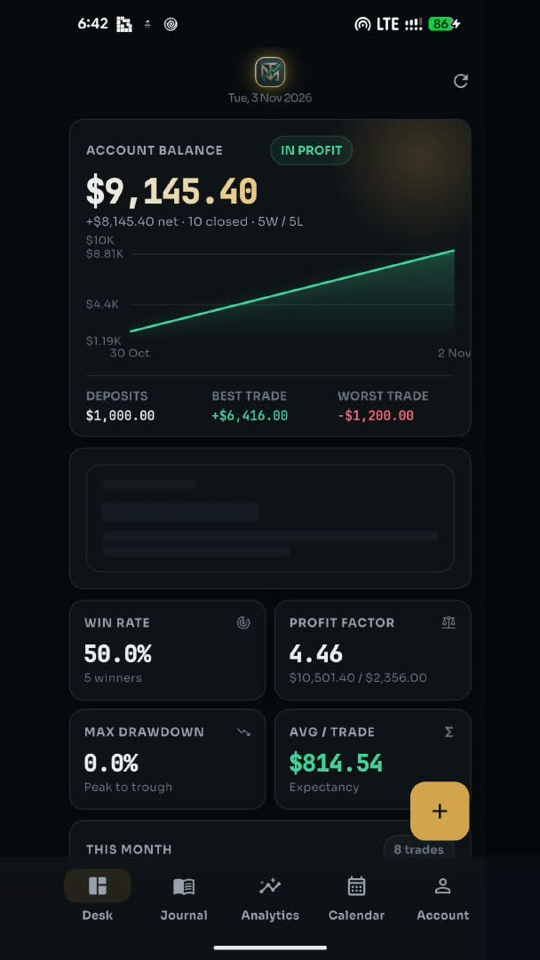
#> input picture store/screenshots/01-desk.jpg, 1080 x 1920 px, given in place of Gemini_Generated_Image_yk46yhyk46yhyk46.jpg, which was not available (shown at 1/2 size)
$ python prep-gemini-mockups.py
#> lines starting #> are read from the running program, lines starting #| are printed output that depends on the picture
#!/usr/bin/env python3
"""Prepares the Gemini artwork for scripts/make-gemini-mockups.mjs.

Each framed image is 688x1529 (0.450) — narrower than Play accepts — and
carries an iOS status bar with a battery percentage plus a baked-in headline
("Full-Scale Trading Journal and Performance Analytics" sits on the Desk,
Journal and Calendar screens alike). This script:

  * drops the status bar and that headline (everything above the phone),
  * extends the bottom edge so the feather does not eat the home indicator,
  * upscales to the size the canvas will show it at,
  * feathers the left/right/top edges into a blurred, darkened copy of the same
    scene, which is where the 1080x1920 canvas comes from.

Run from the project root, then:  node scripts/make-gemini-mockups.mjs
"""

from PIL import Image, ImageDraw, ImageFilter, ImageEnhance
import os

DOWNLOAD = "C:/Users/JeyMTLL/Downloads"
OUT = "store/.gemini"

# Everything above the phone bezel: iOS status bar + the generated headline.
HEAD_TOP = 330
ART_HEIGHT = 1500
CANVAS = (1080, 1920)

# Filename -> what the phone inside actually shows.
slides = {
    "01-journal": "Gemini_Generated_Image_yk46yhyk46yhyk46.jpg",
    "02-desk": "Gemini_Generated_Image_ocbhj5ocbhj5ocbh.jpg",
    "04-chart-levels": "Gemini_Generated_Image_inj1uminj1uminj1.jpg",
    "05-calendar": "Gemini_Generated_Image_34o9jq34o9jq34o9.jpg",
}

BACKDROP_SOURCE = "02-desk"


def cover(im, size):
    """Scale to fill size, then centre-crop the overflow."""
    tw, th = size
    ratio = max(tw / im.width, th / im.height)
    scaled = im.resize((round(im.width * ratio), round(im.height * ratio)), Image.LANCZOS)
    left = (scaled.width - tw) // 2
    top = (scaled.height - th) // 2
    return scaled.crop((left, top, left + tw, top + th))


def feather(im, side=130, top=60, bottom=60, blur=50):
    mask = Image.new("L", im.size, 0)
    draw = ImageDraw.Draw(mask)
    draw.rectangle([side, top, im.width - side, im.height - bottom], fill=255)
    mask = mask.filter(ImageFilter.GaussianBlur(blur))
    out = im.convert("RGBA")
    out.putalpha(mask)
    return out


def backdrop(art):
    """Blurred, darkened copy of the phone scene, filling one whole screen."""
    bg = cover(art, CANVAS).filter(ImageFilter.GaussianBlur(52))
    bg = ImageEnhance.Brightness(bg).enhance(0.52)
    return ImageEnhance.Color(bg).enhance(1.15)


def main():
    os.makedirs(OUT, exist_ok=True)
    backdrops = {}

    for name, filename in slides.items():
        source = Image.open(os.path.join(DOWNLOAD, filename)).convert("RGB")
#> source is the input picture: PIL image 1080x1920 RGB; mean R, G, B 17.4, 22.5, 25
        art = source.crop((0, HEAD_TOP, source.width, source.height))
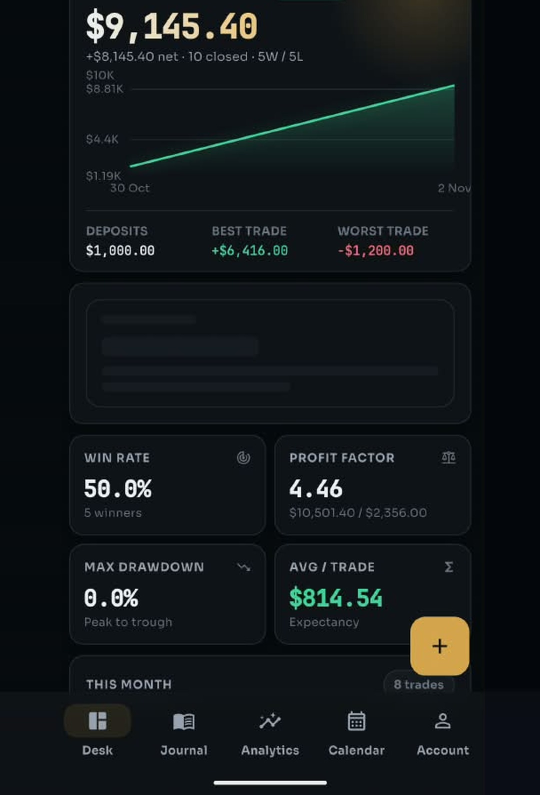
#> art: PIL image 1080x1590 RGB (shown at 1/2 size); mean R, G, B 18.2, 23.3, 25.8

        # Repeat the last row so the bottom feather lands on backdrop, not on
        # the home indicator, which sits only ~60px up from the crop edge.
        pad = 110
        padded = Image.new("RGB", (art.width, art.height + pad))
#> padded: PIL image 1080x1700 RGB; every value is 0
        padded.paste(art, (0, 0))
        padded.paste(art.crop((0, art.height - 1, art.width, art.height)).resize((art.width, pad)), (0, art.height))
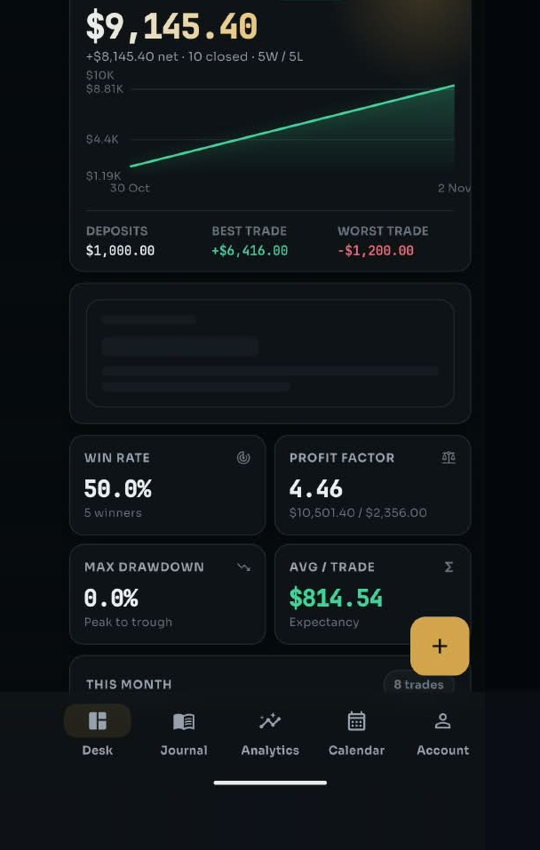
#> padded: PIL image 1080x1700 RGB (shown at 1/2 size); mean R, G, B 17.8, 22.9, 25.6

        scale = ART_HEIGHT / padded.height
#> scale = 0.882
        padded = padded.resize((round(padded.width * scale), ART_HEIGHT), Image.LANCZOS)
#> padded: PIL image 953x1500 RGB
        padded = padded.filter(ImageFilter.UnsharpMask(radius=2, percent=40, threshold=2))

        feather(padded).save(os.path.join(OUT, f"{name}-art.png"))
#> in feather, `mask = Image.new("L", im.size, 0)`: mask: PIL image 953x1500 L; every value is 0
#> in feather, `mask = mask.filter(ImageFilter.GaussianBlur(blur))`:
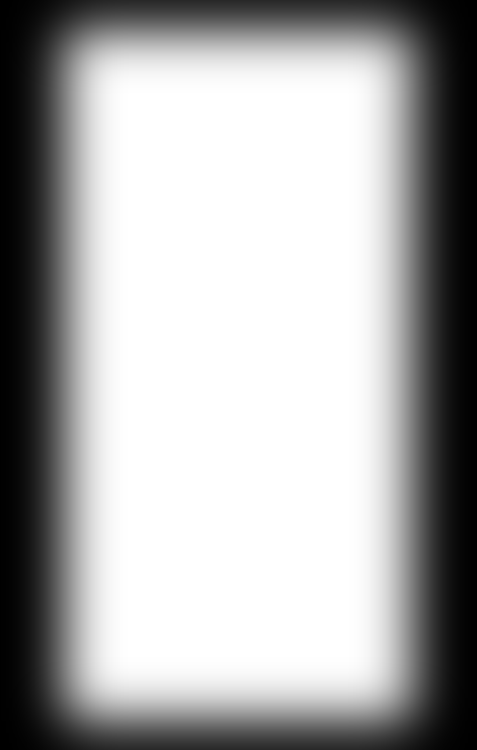
#> mask: PIL image 953x1500 L (shown at 1/2 size); min 0, max 255, mean 170.4
#> in feather, `out.putalpha(mask)`:
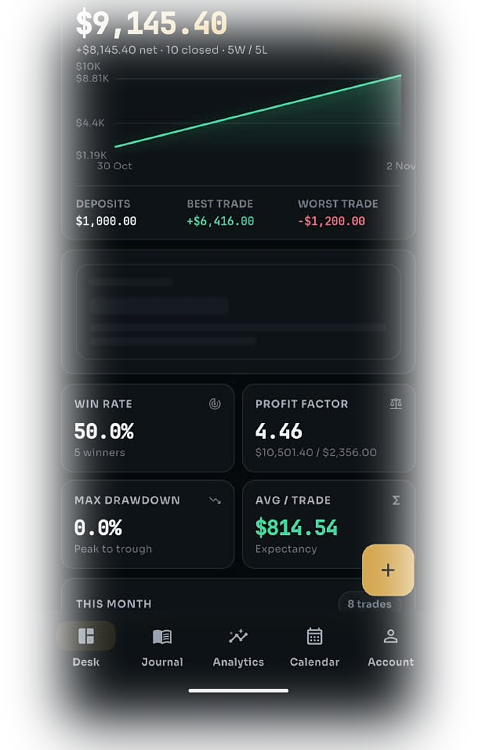
#> out: PIL image 953x1500 RGBA (shown at 1/2 size); mean R, G, B, A 18, 22.9, 25.7, 170.4; transparent parts drawn white
        backdrops[name] = backdrop(art)
#> in cover, `return scaled.crop((left, top, left + tw, top + th))`:
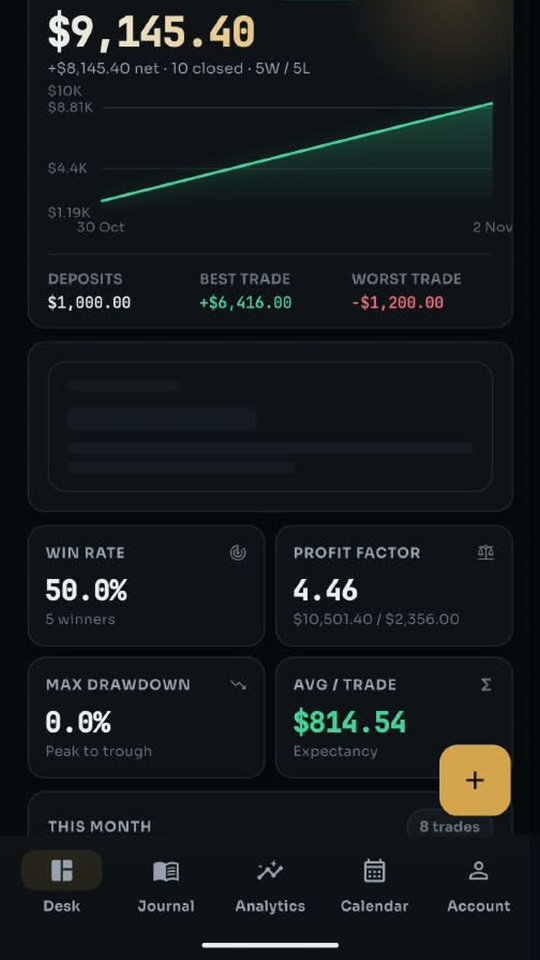
#> returned value: PIL image 1080x1920 RGB (shown at 1/2 size); mean R, G, B 20.9, 26.2, 28.4
#> in backdrop, `bg = cover(art, CANVAS).filter(ImageFilter.GaussianBlur(52))`:
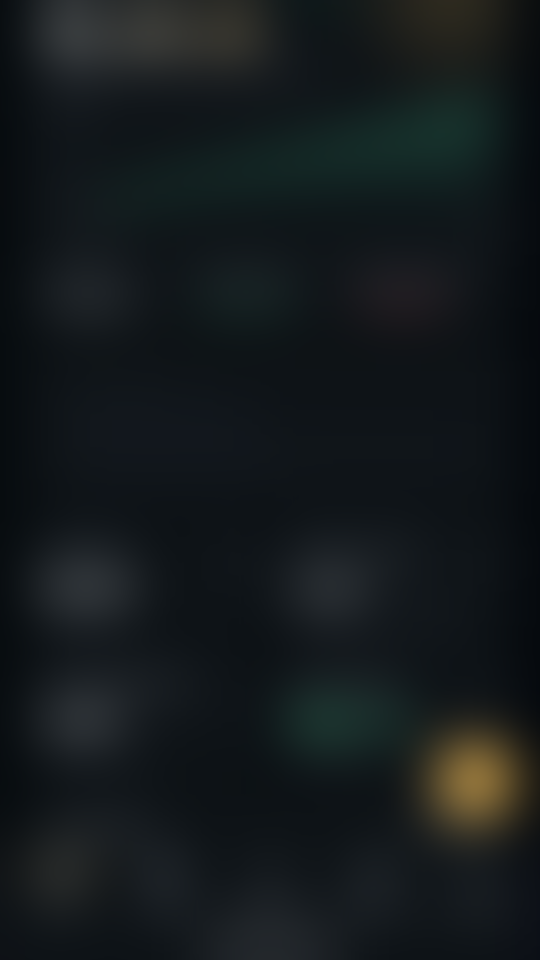
#> bg: PIL image 1080x1920 RGB (shown at 1/2 size); mean R, G, B 20.6, 26, 28.2
#> in backdrop, `bg = ImageEnhance.Brightness(bg).enhance(0.52)`:
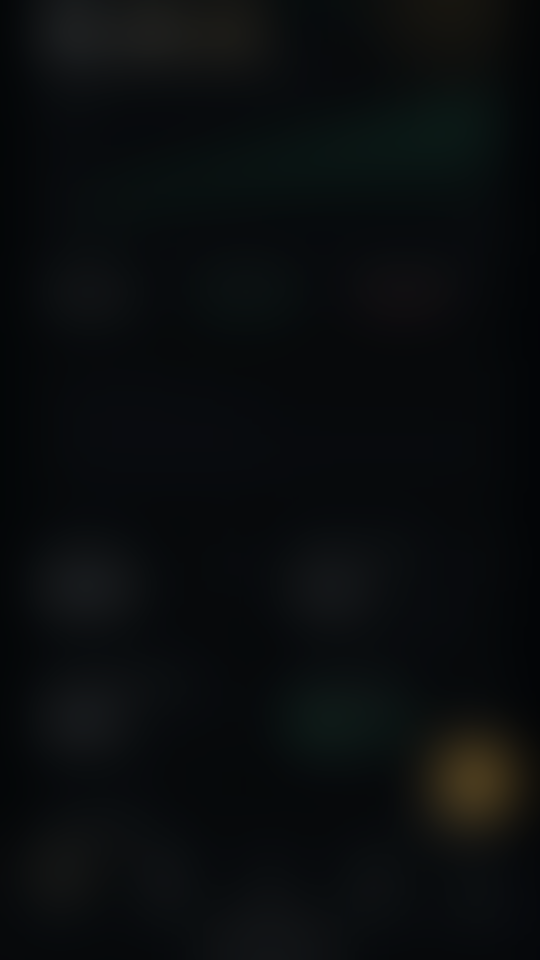
#> bg: PIL image 1080x1920 RGB (shown at 1/2 size); mean R, G, B 10.2, 13, 14.2
        print(f"{name}  art {padded.width}x{padded.height}")
#| 01-journal  art 953x1500
#> pass 2 of the loop in main, `for name, filename in slides.items():`:
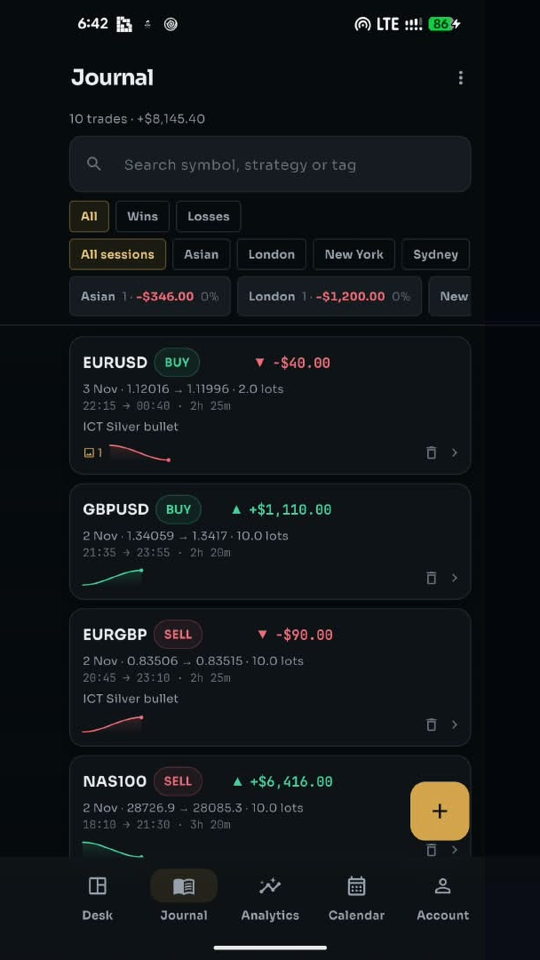
#> input picture store/screenshots/02-journal.jpg, 1080 x 1920 px, given in place of Gemini_Generated_Image_ocbhj5ocbhj5ocbh.jpg, which was not available (shown at 1/2 size)
#> in main, source is the input picture: PIL image 1080x1920 RGB; mean R, G, B 16.7, 21, 24
#> in feather (call 2), `out.putalpha(mask)`:
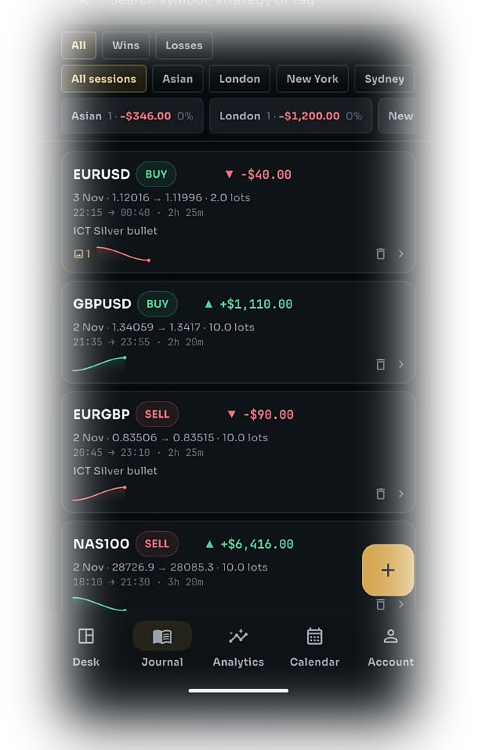
#> out: PIL image 953x1500 RGBA (shown at 1/2 size); mean R, G, B, A 17.5, 21.5, 24.6, 170.4; transparent parts drawn white
#> in backdrop (call 2), `bg = ImageEnhance.Brightness(bg).enhance(0.52)`:
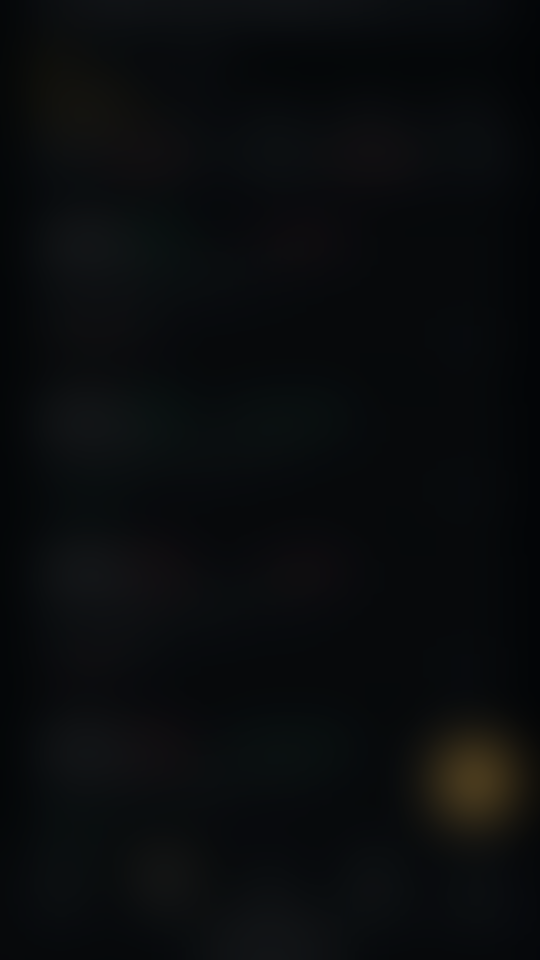
#> bg: PIL image 1080x1920 RGB (shown at 1/2 size); mean R, G, B 9.9, 12, 13.6
#| 02-desk  art 953x1500

    # Every frame shares one scene, so the analytics slide borrows a backdrop
    # from the framed artwork instead of growing a fake one of its own.
    backdrops[BACKDROP_SOURCE].save(os.path.join(OUT, "03-analytics-bg.jpg"), "JPEG", quality=88)
    for name, bg in backdrops.items():
        bg.save(os.path.join(OUT, f"{name}-bg.jpg"), "JPEG", quality=88)

    # Gemini only returned the analytics screen bare, with the status bar
    # overlapping the page title. Crop below both; the CSS screen centre-crops
    # the 3% of width that buys.
    shot = Image.open("store/screenshots/03-analytics.jpg").convert("RGB")
    screen = shot.crop((0, 150, 1080, 1920))
    screen = screen.filter(ImageFilter.UnsharpMask(radius=1.4, percent=60, threshold=2))
    screen.save(os.path.join(OUT, "03-analytics-screen.jpg"), "JPEG", quality=92)
    print(f"03-analytics  screen {screen.width}x{screen.height}")


if __name__ == "__main__":
#> (the run stopped early here; a loop or call above may not have finished)
